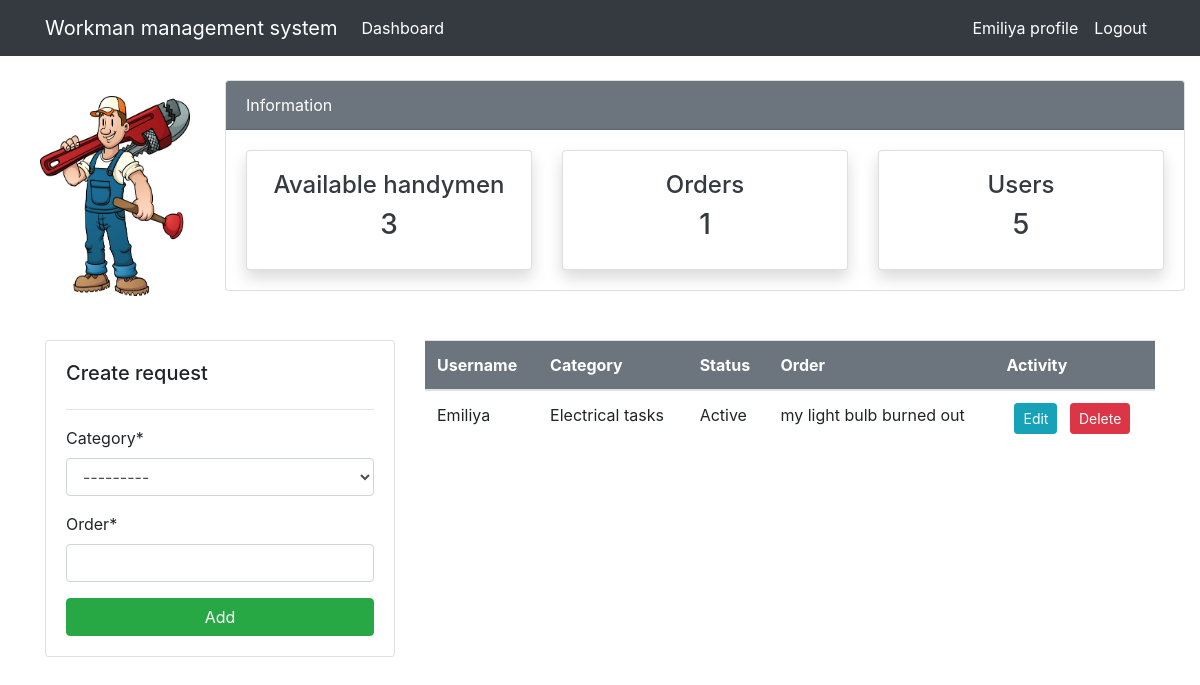
/orders/ (signed in), run on the app's committed database.
### gui/models.py (models this page shows, shortened)
class Order(models.Model):
    owner = models.ForeignKey(User, on_delete=models.CASCADE, null=True)
    category = models.CharField(max_length=80, choices=CATEGORY, null=True)
    order = models.CharField(max_length=150, null=True)
    status = models.CharField(choices=STATUS_CHOICE, max_length=20, null=True)

### gui/views.py (the view)
# urls.py: path('orders/', views.orders, name='gui-orders'),
@login_required(login_url='users-login')
def orders(request):
    order_requests = Order.objects.all()
    users_count = get_user_model().objects.all().count()
    staff_count = get_user_model().objects.filter(is_staff=True).filter(is_superuser=False).count()
    all_count = Order.objects.all().count()
    order_count = Order.objects.filter(owner=request.user).count()
    curr = order_requests.filter(owner=request.user)
    if request.method == 'POST':
        form = OrderForm(request.POST)
        if form.is_valid():
            result = form.save()
            result.owner = request.user
            result.status = "Active"
            result.save()
            return redirect('gui-orders')
    else:
        form = OrderForm()
    context = {
        'all_count':all_count,
        'curr': curr,
        'order_requests': order_requests,
        'form': form,
        'users_count': users_count-staff_count-1,
        'staff_count': staff_count,
        'order_count': order_count,
    }
    return render(request, 'gui/orders.html', context)

### gui/issue_request.py
class OrderForm(forms.ModelForm):
    class Meta:
        model = Order
        fields = ['category', 'order']

### templates/gui/orders.html (shortened to what this page needs)
{% extends 'partials/base.html' %}
{% load crispy_forms_tags %}
{% block content1 %}
{% load static %}
    <img style="float: left; margin: 40px 20px 20px 40px;" src="{% static '/craftman.png' %}" alt="craftman" width="150" height="200" />
{% include 'partials/board.html' %}
{% endblock %}
{% block content %}
<div class="row my-4">
    <div class="col-md-4">
        {% if user.is_authenticated and user.is_active and not user.is_staff%}
        <div class="card card-body">
            <h5>Create request</h5>
            <hr>
            <form method="POST">
                {{ form|crispy }}
                <input class="btn btn-success btn-block" type="submit" value="Add">
            </form>
        </div>
        {% endif %}
    </div>
    <div class="col-md-8">
        <table class="table bg-white">
            <thead class="bg-secondary text-white">
                <tr>
                    <th scope="col">Username</th>
                    <th scope="col">Category</th>
                    <th scope="col">Status</th>
                    <th scope="col">Order</th>
                    <th scope="col">Activity</th>
                </tr>
            </thead>
            {% if user.is_active and not user.is_staff %}
            <tbody>
                {% for request in curr %}
                <tr>
                    <td>{{ request.owner }}</td>
                    <td>{{ request.category }}</td>
                    <td>{{ request.status }}</td>
                    <td>{{ request.order }}</td>
                    <td>
                        <a class="btn btn-info btn-sm ml-2"
                        href="{% url 'gui-orders-update' request.id %}">Edit</a>
                        <a class="btn btn-danger btn-sm ml-2"
                            href="{% url 'gui-orders-delete' request.id %}">Delete</a>
                    </td>
                </tr>
                {% endfor %}
            </tbody>
            {% endif %}
        </table>
    </div>
</div>
{% endblock %}

### templates/partials/nav.html (shortened to what this page needs)
<nav class="navbar navbar-expand-lg navbar-dark bg-dark">
    <div class="container">
        {% if user.is_authenticated %}
        <a class="navbar-brand text-white" href="{% url 'gui-index' %}">Workman management system</a>
        <div class="collapse navbar-collapse" id="navbarSupportedContent">
            <ul class="navbar-nav mr-auto">
                <li class="nav-item active">
                    <a class="nav-link text-white" href="{% url 'gui-index' %}">Dashboard</a>
                </li>
            </ul>
            <ul class="navbar-nav ml-auto">
                <li class="nav-item active">
                    <a class="nav-link text-white">{{ user.username }} profile</a>
                </li>
                <li class="nav-item">
                    <a class="nav-link text-white" href="{% url 'users-logout' %}">Logout</a>
                </li>
            </ul>
            {% endif %}
        </div>
    </div>
</nav>

### data on the page
Order: owner "Emiliya", category "Electrical tasks", status "Active", order "my light bulb burned out"

### other printed values
{{ user.username }} "Emiliya"
{{ staff_count }} "3"
{{ order_count }} "1"
{{ users_count }} "5"
